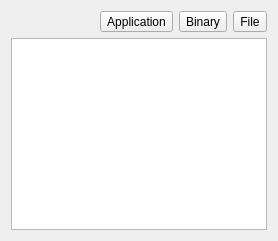
          <widget class="QWidget" name="tab_auto">
           <attribute name="title">
            <string>Auto-Started</string>
           </attribute>
           <layout class="QVBoxLayout" name="verticalLayout_19">
            <item>
             <layout class="QHBoxLayout" name="horizontalLayout_17">
              <item>
               <spacer name="horizontalSpacer_14">
                <property name="orientation">
                 <enum>Qt::Horizontal</enum>
                </property>
                <property name="sizeHint" stdset="0">
                 <size>
                  <width>40</width>
                  <height>20</height>
                 </size>
                </property>
               </spacer>
              </item>
              <item>
               <widget class="QToolButton" name="tool_session_addapp">
                <property name="text">
                 <string>Application</string>
                </property>
                <property name="toolButtonStyle">
                 <enum>Qt::ToolButtonTextBesideIcon</enum>
                </property>
               </widget>
              </item>
              <item>
               <widget class="QToolButton" name="tool_session_addbin">
                <property name="text">
                 <string>Binary</string>
                </property>
                <property name="toolButtonStyle">
                 <enum>Qt::ToolButtonTextBesideIcon</enum>
                </property>
               </widget>
              </item>
              <item>
               <widget class="QToolButton" name="tool_session_addfile">
                <property name="text">
                 <string>File</string>
                </property>
                <property name="toolButtonStyle">
                 <enum>Qt::ToolButtonTextBesideIcon</enum>
                </property>
               </widget>
              </item>
             </layout>
            </item>
            <item>
             <widget class="QListWidget" name="list_session_start">
              <property name="sortingEnabled">
               <bool>true</bool>
              </property>
             </widget>
            </item>
           </layout>
          </widget>
